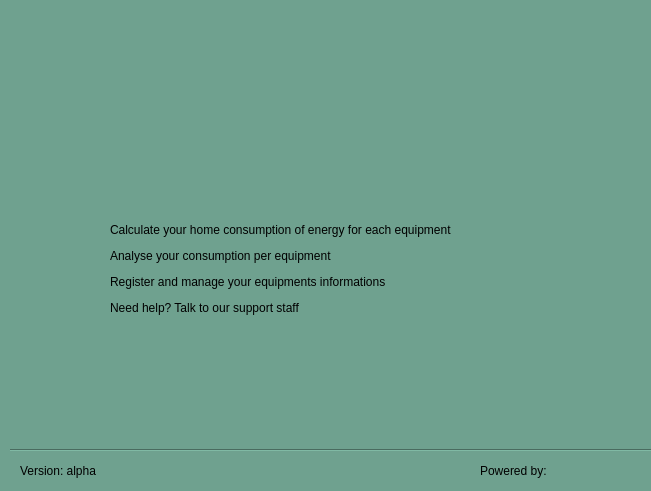
   <widget class="QWidget" name="about_widget" native="true">
    <property name="geometry">
     <rect>
      <x>150</x>
      <y>0</y>
      <width>651</width>
      <height>491</height>
     </rect>
    </property>
    <property name="styleSheet">
     <string notr="true">font: 25 10pt &quot;Segoe UI Semilight&quot;;
background-color: rgb(111, 161, 143);</string>
    </property>
    <widget class="QLabel" name="about_cemig">
     <property name="geometry">
      <rect>
       <x>560</x>
       <y>460</y>
       <width>100</width>
       <height>26</height>
      </rect>
     </property>
     <property name="maximumSize">
      <size>
       <width>100</width>
       <height>16777215</height>
      </size>
     </property>
     <property name="text">
      <string/>
     </property>
     <property name="pixmap">
      <pixmap>view/img/logo-cemig_100px.png</pixmap>
     </property>
    </widget>
    <widget class="QLabel" name="about_title">
     <property name="geometry">
      <rect>
       <x>70</x>
       <y>60</y>
       <width>521</width>
       <height>91</height>
      </rect>
     </property>
     <property name="text">
      <string/>
     </property>
     <property name="pixmap">
      <pixmap>view/img/about.png</pixmap>
     </property>
    </widget>
    <widget class="Line" name="line_4">
     <property name="geometry">
      <rect>
       <x>10</x>
       <y>440</y>
       <width>661</width>
       <height>20</height>
      </rect>
     </property>
     <property name="orientation">
      <enum>Qt::Horizontal</enum>
     </property>
    </widget>
    <widget class="QLabel" name="about_powered">
     <property name="geometry">
      <rect>
       <x>480</x>
       <y>460</y>
       <width>71</width>
       <height>21</height>
      </rect>
     </property>
     <property name="text">
      <string>Powered by:</string>
     </property>
    </widget>
    <widget class="QWidget" name="formLayoutWidget">
     <property name="geometry">
      <rect>
       <x>110</x>
       <y>220</y>
       <width>481</width>
       <height>121</height>
      </rect>
     </property>
     <layout class="QFormLayout" name="formLayout">
      <item row="0" column="0">
       <widget class="QLabel" name="about_lbl_calculate">
        <property name="text">
         <string>Calculate your home consumption of energy for each equipment</string>
        </property>
       </widget>
      </item>
      <item row="1" column="0">
       <widget class="QLabel" name="about_lbl_analyse">
        <property name="text">
         <string>Analyse your consumption per equipment</string>
        </property>
       </widget>
      </item>
      <item row="2" column="0">
       <widget class="QLabel" name="about_lbl_register">
        <property name="text">
         <string>Register and manage your equipments informations</string>
        </property>
       </widget>
      </item>
      <item row="3" column="0">
       <widget class="QLabel" name="about_lbl_help">
        <property name="text">
         <string>Need help? Talk to our support staff</string>
        </property>
       </widget>
      </item>
      <item row="0" column="1">
       <widget class="QPushButton" name="about_btn_calculate">
        <property name="minimumSize">
         <size>
          <width>20</width>
          <height>20</height>
         </size>
        </property>
        <property name="maximumSize">
         <size>
          <width>20</width>
          <height>20</height>
         </size>
        </property>
        <property name="focusPolicy">
         <enum>Qt::NoFocus</enum>
        </property>
        <property name="styleSheet">
         <string notr="true">QPushButton {
	border: solid transparent 1px;
	border-image: url(view/img/normal/Forward.png);
}
QPushButton:hover {
	border-image: url(view/img/hover/Forward.png);
}
QPushButton:pressed {
	border-image: url(view/img/normal/Forward.png);
}
QPushButton:!enabled {
	border-image: url(view/img/hover/Forward.png);
}</string>
        </property>
        <property name="text">
         <string/>
        </property>
        <property name="flat">
         <bool>true</bool>
        </property>
       </widget>
      </item>
      <item row="1" column="1">
       <widget class="QPushButton" name="about_btn_analyse">
        <property name="enabled">
         <bool>true</bool>
        </property>
        <property name="minimumSize">
         <size>
          <width>20</width>
          <height>20</height>
         </size>
        </property>
        <property name="maximumSize">
         <size>
          <width>20</width>
          <height>20</height>
         </size>
        </property>
        <property name="focusPolicy">
         <enum>Qt::NoFocus</enum>
        </property>
        <property name="styleSheet">
         <string notr="true">QPushButton {
	border: solid transparent 1px;
	border-image: url(view/img/normal/Forward.png);
}
QPushButton:hover {
	border-image: url(view/img/hover/Forward.png);
}
QPushButton:pressed {
	border-image: url(view/img/normal/Forward.png);
}
QPushButton:!enabled {
	border-image: url(view/img/hover/Forward.png);
}</string>
        </property>
        <property name="text">
         <string/>
        </property>
        <property name="flat">
         <bool>true</bool>
        </property>
       </widget>
      </item>
      <item row="2" column="1">
       <widget class="QPushButton" name="about_btn_register">
        <property name="minimumSize">
         <size>
          <width>20</width>
          <height>20</height>
         </size>
        </property>
        <property name="maximumSize">
         <size>
          <width>20</width>
          <height>20</height>
         </size>
        </property>
        <property name="focusPolicy">
         <enum>Qt::NoFocus</enum>
        </property>
        <property name="styleSheet">
         <string notr="true">QPushButton {
	border: solid transparent 1px;
	border-image: url(view/img/normal/Forward.png);
}
QPushButton:hover {
	border-image: url(view/img/hover/Forward.png);
}
QPushButton:pressed {
	border-image: url(view/img/normal/Forward.png);
}
QPushButton:!enabled {
	border-image: url(view/img/hover/Forward.png);
}</string>
        </property>
        <property name="text">
         <string/>
        </property>
        <property name="flat">
         <bool>true</bool>
        </property>
       </widget>
      </item>
      <item row="3" column="1">
       <widget class="QPushButton" name="about_btn_help">
        <property name="enabled">
         <bool>false</bool>
        </property>
        <property name="minimumSize">
         <size>
          <width>20</width>
          <height>20</height>
         </size>
        </property>
        <property name="maximumSize">
         <size>
          <width>20</width>
          <height>20</height>
         </size>
        </property>
        <property name="focusPolicy">
         <enum>Qt::NoFocus</enum>
        </property>
        <property name="styleSheet">
         <string notr="true">QPushButton {
	border: solid transparent 1px;
	border-image: url(view/img/normal/Forward.png);
}
QPushButton:hover {
	border-image: url(view/img/hover/Forward.png);
}
QPushButton:pressed {
	border-image: url(view/img/normal/Forward.png);
}
QPushButton:!enabled {
	border-image: url(view/img/hover/Forward.png);
}</string>
        </property>
        <property name="text">
         <string/>
        </property>
        <property name="flat">
         <bool>true</bool>
        </property>
       </widget>
      </item>
     </layout>
     <zorder>about_lbl_help</zorder>
     <zorder>about_lbl_register</zorder>
     <zorder>about_lbl_analyse</zorder>
     <zorder>about_lbl_calculate</zorder>
     <zorder>about_btn_calculate</zorder>
     <zorder>about_btn_analyse</zorder>
     <zorder>about_btn_register</zorder>
     <zorder>about_btn_help</zorder>
    </widget>
    <widget class="QLabel" name="about_version">
     <property name="geometry">
      <rect>
       <x>20</x>
       <y>455</y>
       <width>131</width>
       <height>31</height>
      </rect>
     </property>
     <property name="text">
      <string>Version: alpha</string>
     </property>
    </widget>
    <zorder>about_title</zorder>
    <zorder>formLayoutWidget</zorder>
    <zorder>about_cemig</zorder>
    <zorder>about_powered</zorder>
    <zorder>about_version</zorder>
    <zorder>line_4</zorder>
   </widget>
